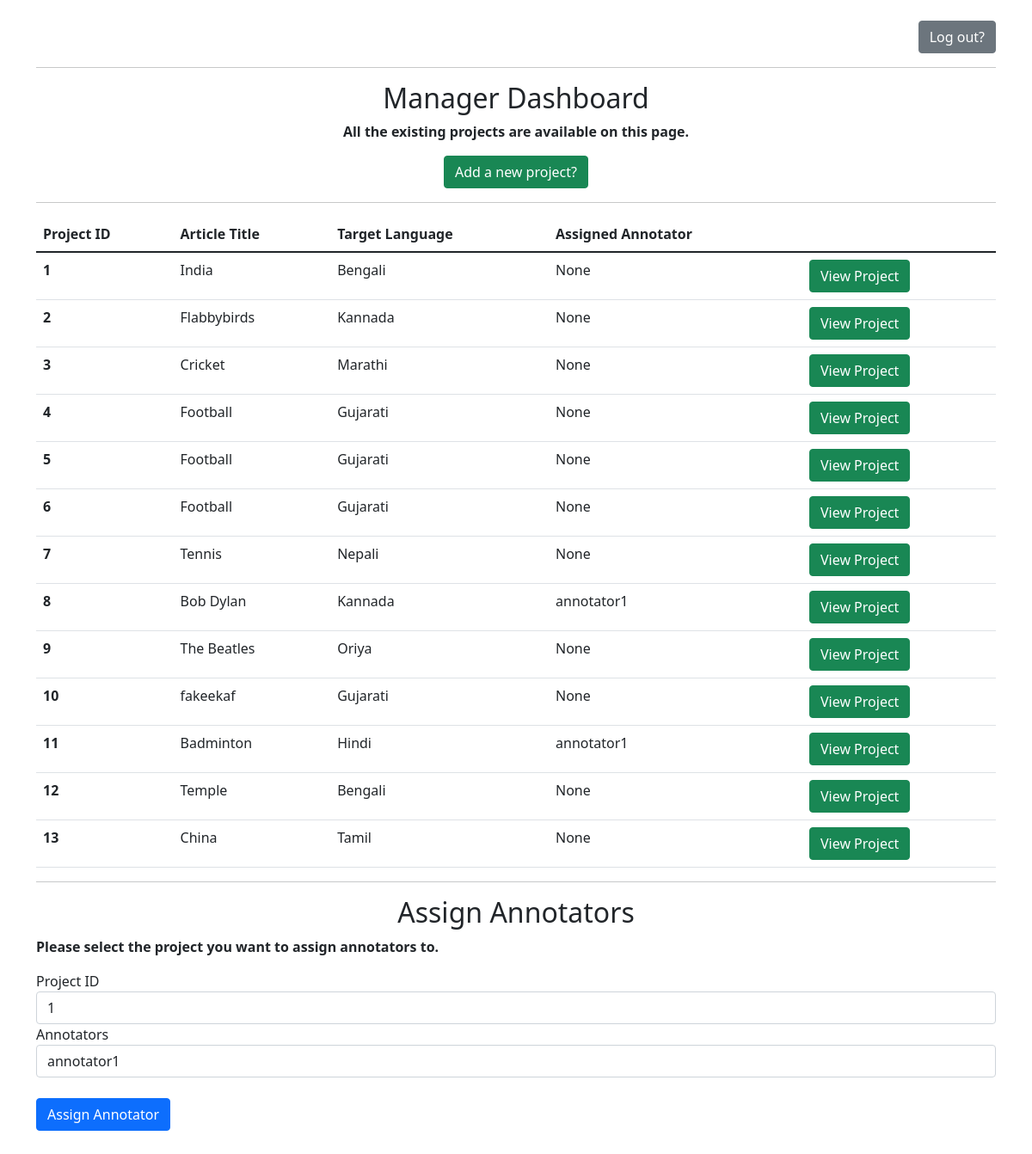
Page /manager/ (signed in) on the earlier database version.
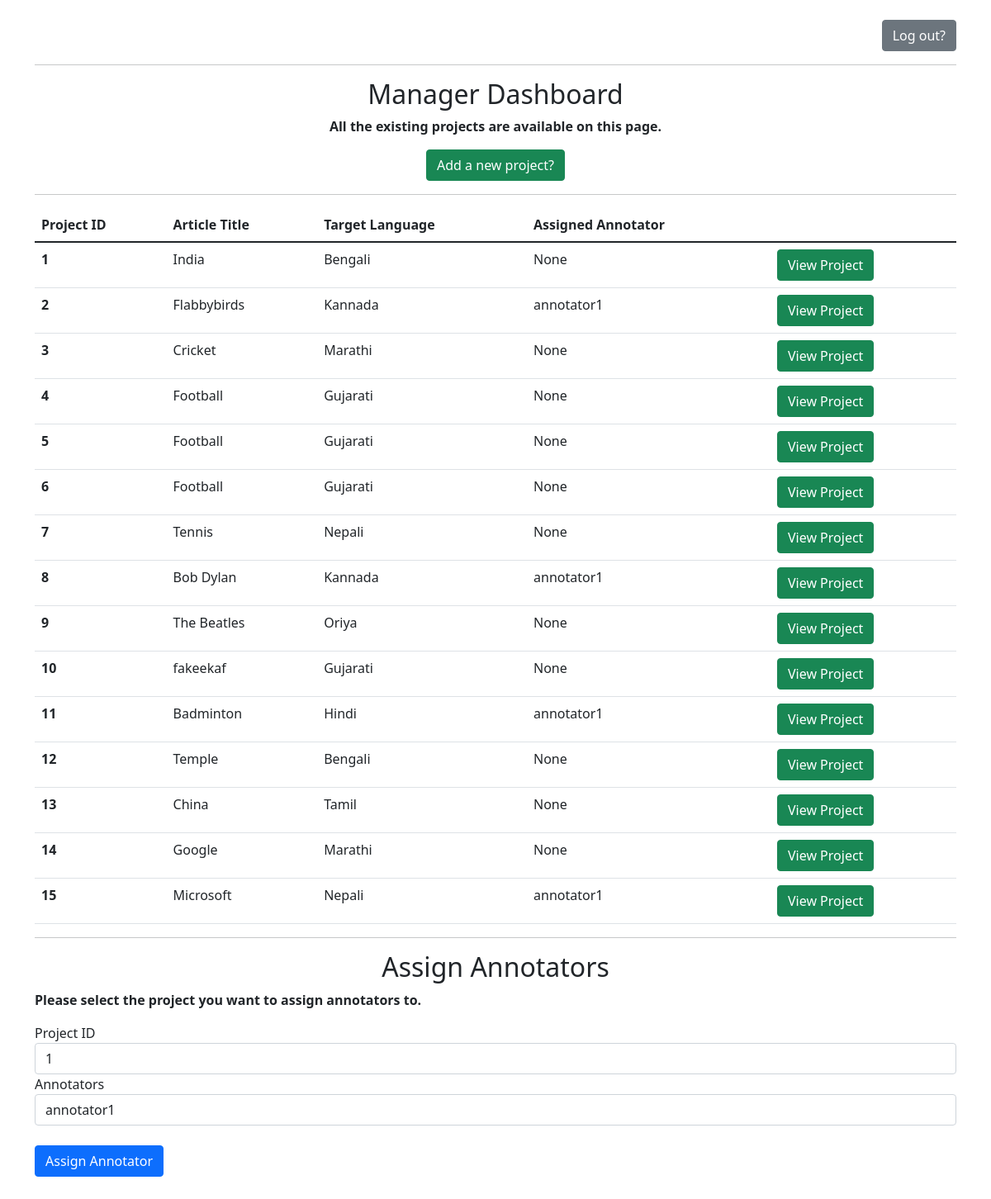
Same page on the later database version.
### wikipedia/models.py (models this page shows, shortened)
class Project(models.Model):
    article_title = models.CharField(max_length=100)
    target_language = models.ForeignKey(Language, on_delete=models.CASCADE)
    is_tokenized = models.BooleanField(default=False)
    annotator = models.ForeignKey(User, related_name='annotator_id', null=True, on_delete=models.CASCADE,)

class Language(models.Model):
    language_code = models.CharField(max_length=2)
    language_name = models.CharField(max_length=100)
    def __str__(self):
        return self.language_name

### wikipedia/decorators.py (the view)
        def wrapper_func(request, *args, **kwargs):
            group = None
            if request.user.groups.exists():
                group = request.user.groups.all()[0].name
            if group in allowed_roles:
                return view_func(request, *args, **kwargs)
            else:
                html_output = """
                <p> You are not authorized to view this page! </p>
                <a href="logout/"> Go back to the login page. </a>
                """
                return HttpResponse(html_output)

### wikipedia/views.py (called while the page is built)
@login_required(login_url='login')
@allowed_users(allowed_roles=['Manager'])
def manager_view(request):
    if request.method == 'POST':
        project_id = request.POST['project_id']
        annotator_id = request.POST['annotator_id']
        new_annotator = User.objects.get(id=annotator_id)
        Project.objects.filter(id=project_id).update(annotator=new_annotator)
    projects = Project.objects.all()
    annotators = User.objects.filter(groups__name='Annotator')
    return render(request, 'manager-dashboard.html', {'projects': projects,
                                                      'annotators': annotators})

### wikipedia/templates/manager-dashboard.html (shortened to what this page needs)
<!DOCTYPE html>
<html lang="en">
<head>
    <link href="https://cdn.jsdelivr.net/npm/bootstrap@5.1.3/dist/css/bootstrap.min.css" rel="stylesheet">
</head>
<body>
    <div class="container">
        <br>
        <p style="text-align: right;"><a href="{% url 'logout' %}" class="btn btn-secondary"> Log out? </a></p>
        <hr>
        <h2 style="text-align: center;">Manager Dashboard</h2>
        <p style="text-align: center;">
        <strong> All the existing projects are available on this page. </strong>
        </p>
        <div>
            <p style="text-align: center;">
                <a href="{% url 'main' %}" class="btn btn-success">Add a new project?</a>
            </p>
        </div>
        <hr>
            <table class="table">
                <thead>
                <tr>
                    <th scope="col">Project ID</th>
                    <th scope="col">Article Title</th>
                    <th scope="col">Target Language</th>
                    <th scope="col">Assigned Annotator</th>
                    <th scope="col"></th>
                </tr>
                </thead>
                <tbody>
                {% for project in projects %}
                <tr>
                    <th scope="row">{{ forloop.counter }}</th>
                    <td>{{ project.article_title }}</td>
                    <td>{{ project.target_language }}</td>
                    <td>{{ project.annotator }}</td>
                    <td> <a href="{% url 'translation' project.id %}" class="btn btn-success">View Project</a></td>
                </tr>
                {% endfor %}
                </tbody>
            </table>
        <hr>
        <h2 style="text-align: center;">Assign Annotators</h2>
            <p>
                <strong>
                    Please select the project you want to assign annotators to.
                </strong>
            </p>
                <form action="" method="POST">
                    <div class="form-group">
                        <label for="project_id">Project ID</label>
                        <select class="form-control" id="project_id" name="project_id">
                            {% for project in projects %}
                                <option name value="{{ project.id }}">{{ project.id }}</option>
                            {% endfor %}
                        </select>
                    </div>
                    <div class="form-group">
                        <label for="annotator_id">Annotators</label>
                        <select class="form-control" id="annotator_id" name="annotator_id">
                            {% for annotator in annotators %}
                                <option value="{{ annotator.id }}">{{ annotator.username }}</option>
                            {% endfor %}
                        </select>
                    </div>
                    <br>
                    <button type="submit" class="btn btn-primary">Assign Annotator</button>
                </form>
                <br>
                <br>
                <br>
    </div>
</body>
</html>

Differences in the rows shown:
changed Project "Flabbybirds": annotator "None" → "annotator1"
added Project: article_title "Google", target_language "Marathi", annotator "None"
added Project: article_title "Microsoft", target_language "Nepali", annotator "annotator1"
